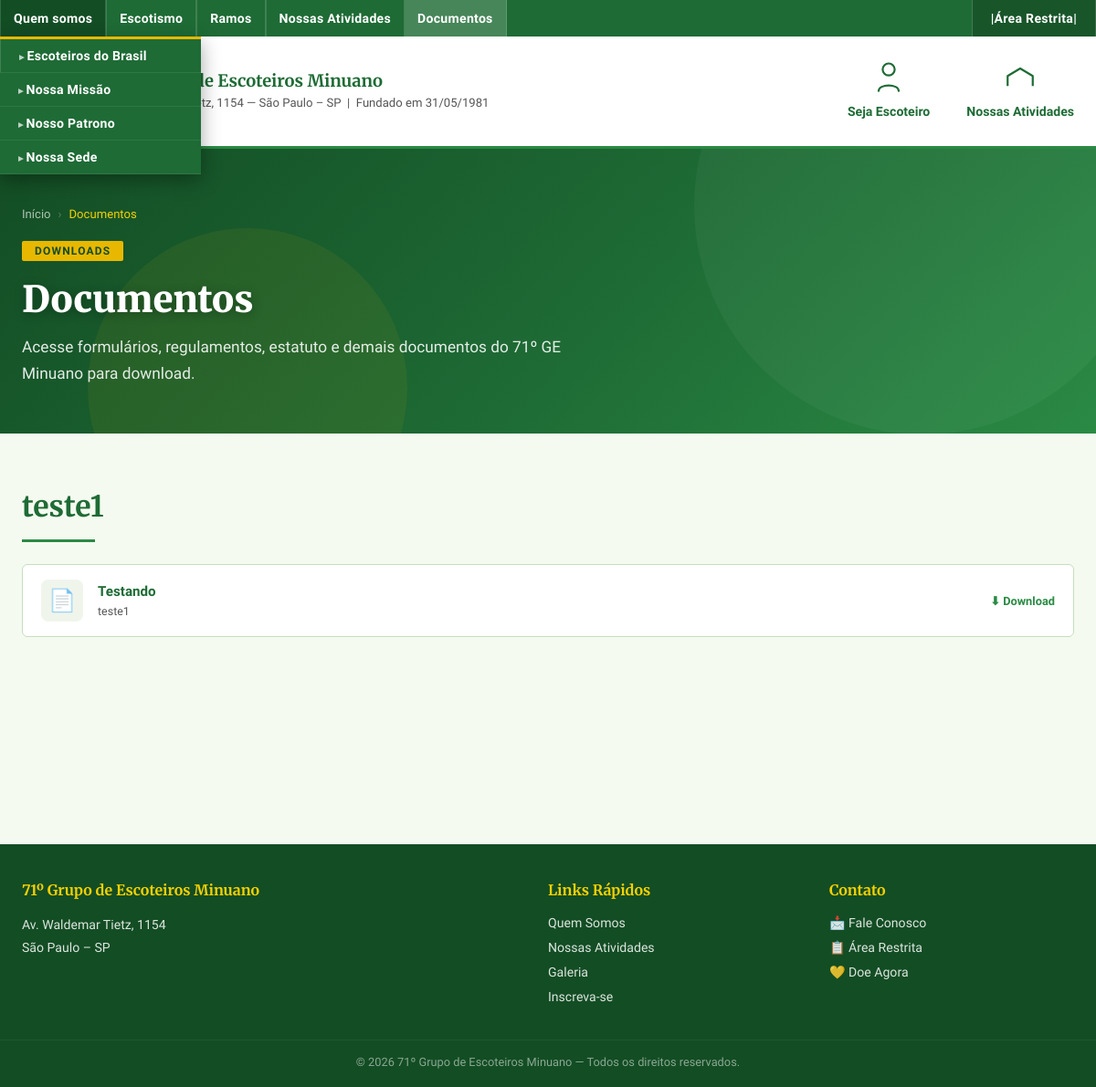
The page /documentos.php on the database its author committed.
### tables this page shows
CREATE TABLE `documentos` (
  `id` int(11) NOT NULL,
  `categoria` varchar(255) NOT NULL,
  `titulo` varchar(255) NOT NULL,
  `descricao` text DEFAULT NULL,
  `icone` varchar(10) DEFAULT '?',
  `tipo_fonte` varchar(50) NOT NULL,
  `arquivo_path` text DEFAULT NULL,
  `ordem` int(11) DEFAULT 0,
  `ativo` tinyint(1) DEFAULT 1,
  `criado_por` int(11) NOT NULL,
  `created_at` timestamp NOT NULL DEFAULT current_timestamp()
);

### documentos.php (the view, shortened to what this page needs)
<?php
$db   = getDB();
$stmt = $db->query("
    SELECT id, categoria, titulo, descricao, icone, tipo_fonte, arquivo_path
    FROM documentos
    WHERE ativo = 1
    ORDER BY categoria, ordem, id
");
$todos = $stmt->fetchAll();
$categorias = [];
foreach ($todos as $doc) {
    $categorias[$doc['categoria']][] = $doc;
}
?>
<!doctype html>
<html lang="pt-BR">
<head>
  <link rel="stylesheet" href="assets/css/main.css" />
</head>
<body>
  <nav class="topnav">
    <div class="topnav-inner" id="topnav-inner">
      <div class="has-dropdown">
        <a href="quem-somos.html">Quem somos</a>
      </div>
      <div class="has-dropdown">
        <a href="escotismo.html">Escotismo</a>
      </div>
      <div class="has-dropdown">
        <a href="#">Ramos</a>
      </div>
      <div class="has-dropdown">
        <a href="visualizar-atividades.php#">Nossas Atividades</a>
      </div>
      <a href="documentos.php" class="active">Documentos</a>
      <a href="login.php" class="area-restrita">|Área Restrita|</a>
    </div>
  </nav>
  <header>
    <div class="header-inner">
      <a href="index.php" class="logo-block">
        <div class="logo-circle"><img src="assets/img/logo2.png" alt="Logo" class="logo-img" /></div>
        <div class="logo-text">
          <h1>71º Grupo de Escoteiros Minuano</h1>
          <p>Av. Waldemar Tietz, 1154 — São Paulo – SP &nbsp;|&nbsp; Fundado em 31/05/1981</p>
        </div>
      </a>
      <div class="header-ctas">
        <a href="inscricao.html" class="header-cta">
          <svg viewBox="0 0 80 80" xmlns="http://www.w3.org/2000/svg" aria-hidden="true">
            <circle cx="40" cy="22" r="12" fill="none" stroke="#1e6b35" stroke-width="4"/>
            <path d="M20 65 C20 50 60 50 60 65" fill="none" stroke="#1e6b35" stroke-width="4" stroke-linecap="round"/>
          </svg>
          Seja Escoteiro
        </a>
        <a href="visualizar-atividades.php"class="header-cta">
          <svg viewBox="0 0 80 80" xmlns="http://www.w3.org/2000/svg" aria-hidden="true">
            <path d="M15 55 L15 35 L40 20 L65 35 L65 55" fill="none" stroke="#1e6b35" stroke-width="4" stroke-linejoin="round"/>
          </svg>
          Nossas Atividades
        </a>
      </div>
    </div>
  </header>
  <div class="page-header">
    <div class="container">
      <nav class="breadcrumb">
        <a href="index.html">Início</a>
        <span class="breadcrumb-sep">›</span>
        <span>Documentos</span>
      </nav>
      <span class="page-badge">Downloads</span>
      <h1>Documentos</h1>
      <p class="page-subtitle">
        Acesse formulários, regulamentos, estatuto e demais documentos do 71º GE Minuano para download.
      </p>
    </div>
  </div>
  <section>
    <div class="container">
      <?php if (empty($categorias)): ?>
        <p style="color: var(--gray); text-align:center; padding: 40px 0;">
          Nenhum documento disponível no momento.
        </p>
      <?php else: ?>
        <?php $first = true; foreach ($categorias as $nomeCategoria => $docs): ?>
          <h2 class="section-title <?= $first ? '' : 'reveal' ?>"
              style="text-align:left; margin-bottom:16px; <?= $first ? '' : 'margin-top:52px' ?>">
            <?= htmlspecialchars($nomeCategoria) ?>
          </h2>
          <div class="section-rule" style="margin-left:0; margin-bottom:24px"></div>
          <div class="document-list reveal">
            <?php foreach ($docs as $doc):
              if ($doc['tipo_fonte'] === 'google_drive' && $doc['arquivo_path']) {
                $href   = htmlspecialchars($doc['arquivo_path']);
                $target = 'target="_blank" rel="noopener noreferrer"';
              } elseif ($doc['arquivo_path']) {
                $href   = htmlspecialchars($doc['arquivo_path']);
                $target = '';
              } else {
                $href   = '#';
                $target = '';
              }
            ?>
            <a href="<?= $href ?>" class="document-item" <?= $target ?>>
              <div class="document-icon"><?= $doc['icone'] ?></div>
              <div class="document-info">
                <h4><?= htmlspecialchars($doc['titulo']) ?></h4>
                <?php if ($doc['descricao']): ?>
                  <span><?= htmlspecialchars($doc['descricao']) ?></span>
                <?php endif; ?>
              </div>
              <span class="document-download">⬇ Download</span>
            </a>
            <?php endforeach; ?>
          </div>
          <?php $first = false; endforeach; ?>
      <?php endif; ?>
    </div>
  </section>
   <footer>
    <div class="footer-inner">
      <div>
        <h4>71º Grupo de Escoteiros Minuano</h4>
        <address>Av. Waldemar Tietz, 1154<br>São Paulo – SP</address>
      </div>
      <div>
        <h4>Links Rápidos</h4>
        <ul>
          <li><a href="quem-somos.html">Quem Somos</a></li>
          <li><a href="visualizar-atividades.php">Nossas Atividades</a></li>
          <li><a href="galeria.php">Galeria</a></li>
          <li><a href="inscricao.html">Inscreva-se</a></li>
        </ul>
      </div>
      <div>
        <h4>Contato</h4>
        <ul>
          <li><a href="contato.html">📩 Fale Conosco</a></li>
          <li><a href="login.php">📋 Área Restrita</a></li>
          <li><a href="doe-agora.html">💛 Doe Agora</a></li>
        </ul>
      </div>
    </div>
    <div class="footer-bottom">© <?= date('Y') ?> 71º Grupo de Escoteiros Minuano — Todos os direitos reservados.</div>
  </footer>
</body>
</html>

### assets/css/base.css (style rules this page uses)
:root { --navy: #1e6b35; --navy-dark: #134d24; --navy-light: #2a8a44; --gold: #e8b800; --gold-light: #f5d000; --green: #1e6b35; --cream: #f5faf0; --white: #ffffff; --gray-light: #f0f5ec; --gray: #555; --text: #1a1a1a; --border: #c8ddc0; }
* { margin: 0; padding: 0; box-sizing: border-box; }
body { font-family: 'Source Sans 3', sans-serif; color: var(--text); background: var(--cream); font-size: 16px; }
section { padding: 60px 0; }
.container { max-width: 1200px; margin: 0 auto; padding: 0 24px; }
.section-title { text-align: center; font-family: 'Merriweather', serif; color: var(--navy); font-size: 2rem; font-weight: 700; margin-bottom: 8px; }
.section-rule { width: 80px; height: 3px; background: var(--navy-light); margin: 12px auto 40px; }
html { scroll-behavior: smooth; }
.reveal { opacity: 0; transform: translateY(28px); transition: opacity 0.65s ease, transform 0.65s ease; }
.reveal.revealed { opacity: 1; transform: translateY(0); }

### assets/css/layout.css (style rules this page uses)
.topnav { background: var(--navy); color: white; font-size: 0.88rem; font-weight: 600; letter-spacing: 0.02em; }
.topnav-inner { max-width: 1200px; margin: 0 auto; display: flex; align-items: stretch; flex-wrap: wrap; }
.topnav a { color: white; text-decoration: none; padding: 12px 14px; display: inline-block; transition: background 0.2s; border-right: 1px solid rgba(255, 255, 255, 0.15); }
.topnav a:first-child { border-left: 1px solid rgba(255, 255, 255, 0.15); }
.topnav .area-restrita { margin-left: auto; background: rgba(0, 0, 0, 0.2); border-left: 1px solid rgba(255, 255, 255, 0.2); padding: 12px 20px; }
.topnav .has-dropdown { position: relative; }
header { background: var(--white); border-bottom: 3px solid var(--navy-light); padding: 20px 0; }
.header-inner { max-width: 1200px; margin: 0 auto; padding: 0 24px; display: flex; align-items: center; gap: 32px; flex-wrap: wrap; }
.logo-block { display: flex; align-items: center; gap: 16px; text-decoration: none; color: inherit; }
.logo-circle { width: 80px; height: 80px; border-radius: 50%; border: 3px solid var(--gold); display: flex; align-items: center; justify-content: center; box-shadow: 0 3px 12px rgba(0, 0, 0, 0.2); flex-shrink: 0; overflow: hidden; background: white; }
.logo-img { width: 100%; height: 100%; object-fit: contain; }
.logo-text h1 { font-family: 'Merriweather', serif; color: var(--navy); font-size: 1.15rem; font-weight: 700; line-height: 1.3; }
.logo-text p { font-size: 0.82rem; color: var(--gray); line-height: 1.5; margin-top: 2px; }
.header-ctas { margin-left: auto; display: flex; gap: 40px; align-items: center; flex-wrap: wrap; }
.header-cta { text-align: center; text-decoration: none; color: var(--navy); display: flex; flex-direction: column; align-items: center; gap: 6px; font-size: 0.88rem; font-weight: 600; transition: color 0.2s; border-bottom: 2px solid transparent; padding-bottom: 4px; }
.header-cta svg { width: 44px; height: 44px; }
footer { background: var(--navy-dark); color: white; padding: 40px 0 20px; }
.footer-inner { max-width: 1200px; margin: 0 auto; padding: 0 24px; display: grid; grid-template-columns: 2fr 1fr 1fr; gap: 40px; }
footer h4 { font-family: 'Merriweather', serif; font-size: 1rem; font-weight: 700; margin-bottom: 16px; color: var(--gold-light); }
footer p, footer address { font-size: 0.88rem; line-height: 1.8; opacity: 0.85; font-style: normal; }
footer ul { list-style: none; }
footer ul li { margin-bottom: 8px; }
footer ul li a { color: white; text-decoration: none; font-size: 0.88rem; opacity: 0.85; transition: opacity 0.2s; }
.footer-bottom { max-width: 1200px; margin: 30px auto 0; padding: 16px 24px 0; border-top: 1px solid rgba(255, 255, 255, 0.1); font-size: 0.8rem; opacity: 0.5; text-align: center; }

### rows shown on the page
documentos: icone "📄", titulo "Testando", descricao "teste1"

### other values the page prints
$nomeCategoria "teste1"
